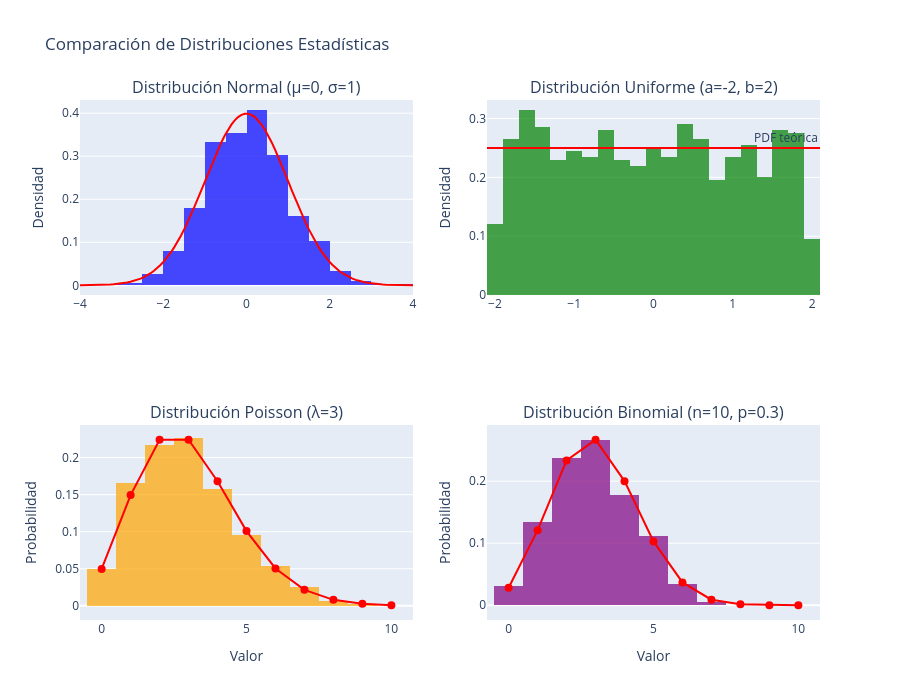

The notebook cell saved with this chart:
### Markdown cell above
### 4.3 Comparación de Distribuciones

### Code cell
# Crear datos sintéticos de diferentes distribuciones
n_samples = 1000

# Normal
normal_data = stats.norm.rvs(loc=0, scale=1, size=n_samples, random_state=42)

# Uniforme
uniform_data = stats.uniform.rvs(loc=-2, scale=4, size=n_samples, random_state=42)

# Poisson
poisson_data = stats.poisson.rvs(mu=3, size=n_samples, random_state=42)

# Binomial
binomial_data = stats.binom.rvs(n=10, p=0.3, size=n_samples, random_state=42)

# Visualización comparativa con Plotly
fig = make_subplots(rows=2, cols=2,
                    subplot_titles=('Distribución Normal (μ=0, σ=1)', 
                                  'Distribución Uniforme (a=-2, b=2)',
                                  'Distribución Poisson (λ=3)', 
                                  'Distribución Binomial (n=10, p=0.3)'))

# Normal
fig.add_trace(
    go.Histogram(x=normal_data, nbinsx=30, name='Datos', 
                 histnorm='probability density',
                 marker_color='blue', opacity=0.7),
    row=1, col=1
)
x_normal = np.linspace(-4, 4, 100)
fig.add_trace(
    go.Scatter(x=x_normal, y=stats.norm.pdf(x_normal, 0, 1),
               mode='lines', name='PDF teórica', line=dict(color='red', width=2)),
    row=1, col=1
)

# Uniforme
fig.add_trace(
    go.Histogram(x=uniform_data, nbinsx=30, name='Datos',
                 histnorm='probability density',
                 marker_color='green', opacity=0.7),
    row=1, col=2
)
fig.add_hline(y=0.25, line_color="red", line_width=2,
              annotation_text="PDF teórica", row=1, col=2)

# Poisson
fig.add_trace(
    go.Histogram(x=poisson_data, xbins=dict(start=-0.5, end=11.5, size=1),
                 name='Datos', histnorm='probability density',
                 marker_color='orange', opacity=0.7),
    row=2, col=1
)
x_poisson = np.arange(0, 11)
fig.add_trace(
    go.Scatter(x=x_poisson, y=stats.poisson.pmf(x_poisson, 3),
               mode='markers+lines', name='PMF teórica',
               line=dict(color='red', width=2),
               marker=dict(color='red', size=8)),
    row=2, col=1
)

# Binomial
fig.add_trace(
    go.Histogram(x=binomial_data, xbins=dict(start=-0.5, end=11.5, size=1),
                 name='Datos', histnorm='probability density',
                 marker_color='purple', opacity=0.7),
    row=2, col=2
)
x_binom = np.arange(0, 11)
fig.add_trace(
    go.Scatter(x=x_binom, y=stats.binom.pmf(x_binom, 10, 0.3),
               mode='markers+lines', name='PMF teórica',
               line=dict(color='red', width=2),
               marker=dict(color='red', size=8)),
    row=2, col=2
)

# Actualizar diseño
fig.update_xaxes(title_text="Valor", row=2, col=1)
fig.update_xaxes(title_text="Valor", row=2, col=2)
fig.update_yaxes(title_text="Densidad", row=1, col=1)
fig.update_yaxes(title_text="Densidad", row=1, col=2)
fig.update_yaxes(title_text="Probabilidad", row=2, col=1)
fig.update_yaxes(title_text="Probabilidad", row=2, col=2)

fig.update_layout(height=700, showlegend=False,
                  title_text="Comparación de Distribuciones Estadísticas")
fig.show()

### Figure 1 — Plotly figure (JSON) as saved in the notebook; plotly's stock layout.template omitted (floating-point values rounded to 4 significant figures; data arrays with more than 128 entries replaced by an {"elided": "..."} marker saying what was removed)
{"data": [{"histnorm": "probability density", "marker": {"color": "blue"}, "name": "Datos", "nbinsx": 30, "opacity": 0.7, "type": "histogram", "x": {"elided": "1000 float values"}, "xaxis": "x", "yaxis": "y"}, {"line": {"color": "red", "width": 2}, "mode": "lines", "name": "PDF teórica", "type": "scatter", "x": [-4.0, -3.919, -3.838, -3.758, -3.677, -3.596, -3.515, -3.434, -3.354, -3.273, -3.192, -3.111, -3.03, -2.949, -2.869, -2.788, -2.707, -2.626, -2.545, -2.465, -2.384, -2.303, -2.222, -2.141, -2.061, -1.98, -1.899, -1.818, -1.737, -1.657, -1.576, -1.495, -1.414, -1.333, -1.253, -1.172, -1.091, -1.01, -0.9293, -0.8485, -0.7677, -0.6869, -0.6061, -0.5253, -0.4444, -0.3636, -0.2828, -0.202, -0.1212, -0.0404, 0.0404, 0.1212, 0.202, 0.2828, 0.3636, 0.4444, 0.5253, 0.6061, 0.6869, 0.7677, 0.8485, 0.9293, 1.01, 1.091, 1.172, 1.253, 1.333, 1.414, 1.495, 1.576, 1.657, 1.737, 1.818, 1.899, 1.98, 2.061, 2.141, 2.222, 2.303, 2.384, 2.465, 2.545, 2.626, 2.707, 2.788, 2.869, 2.949, 3.03, 3.111, 3.192, 3.273, 3.354, 3.434, 3.515, 3.596, 3.677, 3.758, 3.838, 3.919, 4.0], "xaxis": "x", "y": [0.0001338, 0.0001843, 0.0002521, 0.0003427, 0.0004628, 0.0006209, 0.0008275, 0.001096, 0.001442, 0.001884, 0.002446, 0.003156, 0.004045, 0.00515, 0.006515, 0.008188, 0.01022, 0.01268, 0.01563, 0.01914, 0.02328, 0.02813, 0.03377, 0.04029, 0.04774, 0.05621, 0.06574, 0.0764, 0.0882, 0.1012, 0.1153, 0.1305, 0.1468, 0.164, 0.1821, 0.2008, 0.22, 0.2395, 0.2591, 0.2783, 0.2971, 0.3151, 0.332, 0.3475, 0.3614, 0.3734, 0.3833, 0.3909, 0.396, 0.3986, 0.3986, 0.396, 0.3909, 0.3833, 0.3734, 0.3614, 0.3475, 0.332, 0.3151, 0.2971, 0.2783, 0.2591, 0.2395, 0.22, 0.2008, 0.1821, 0.164, 0.1468, 0.1305, 0.1153, 0.1012, 0.0882, 0.0764, 0.06574, 0.05621, 0.04774, 0.04029, 0.03377, 0.02813, 0.02328, 0.01914, 0.01563, 0.01268, 0.01022, 0.008188, 0.006515, 0.00515, 0.004045, 0.003156, 0.002446, 0.001884, 0.001442, 0.001096, 0.0008275, 0.0006209, 0.0004628, 0.0003427, 0.0002521, 0.0001843, 0.0001338], "yaxis": "y"}, {"histnorm": "probability density", "marker": {"color": "green"}, "name": "Datos", "nbinsx": 30, "opacity": 0.7, "type": "histogram", "x": {"elided": "1000 float values"}, "xaxis": "x2", "yaxis": "y2"}, {"histnorm": "probability density", "marker": {"color": "orange"}, "name": "Datos", "opacity": 0.7, "type": "histogram", "x": {"elided": "1000 int values"}, "xaxis": "x3", "xbins": {"end": 11.5, "size": 1, "start": -0.5}, "yaxis": "y3"}, {"line": {"color": "red", "width": 2}, "marker": {"color": "red", "size": 8}, "mode": "markers+lines", "name": "PMF teórica", "type": "scatter", "x": [0, 1, 2, 3, 4, 5, 6, 7, 8, 9, 10], "xaxis": "x3", "y": [0.04979, 0.1494, 0.224, 0.224, 0.168, 0.1008, 0.05041, 0.0216, 0.008102, 0.002701, 0.0008102], "yaxis": "y3"}, {"histnorm": "probability density", "marker": {"color": "purple"}, "name": "Datos", "opacity": 0.7, "type": "histogram", "x": {"elided": "1000 int values"}, "xaxis": "x4", "xbins": {"end": 11.5, "size": 1, "start": -0.5}, "yaxis": "y4"}, {"line": {"color": "red", "width": 2}, "marker": {"color": "red", "size": 8}, "mode": "markers+lines", "name": "PMF teórica", "type": "scatter", "x": [0, 1, 2, 3, 4, 5, 6, 7, 8, 9, 10], "xaxis": "x4", "y": [0.02825, 0.1211, 0.2335, 0.2668, 0.2001, 0.1029, 0.03676, 0.009002, 0.001447, 0.0001378, 5.905e-06], "yaxis": "y4"}], "layout": {"annotations": [{"font": {"size": 16}, "showarrow": false, "text": "Distribución Normal (μ=0, σ=1)", "x": 0.225, "xanchor": "center", "xref": "paper", "y": 1, "yanchor": "bottom", "yref": "paper"}, {"font": {"size": 16}, "showarrow": false, "text": "Distribución Uniforme (a=-2, b=2)", "x": 0.775, "xanchor": "center", "xref": "paper", "y": 1, "yanchor": "bottom", "yref": "paper"}, {"font": {"size": 16}, "showarrow": false, "text": "Distribución Poisson (λ=3)", "x": 0.225, "xanchor": "center", "xref": "paper", "y": 0.375, "yanchor": "bottom", "yref": "paper"}, {"font": {"size": 16}, "showarrow": false, "text": "Distribución Binomial (n=10, p=0.3)", "x": 0.775, "xanchor": "center", "xref": "paper", "y": 0.375, "yanchor": "bottom", "yref": "paper"}, {"showarrow": false, "text": "PDF teórica", "x": 1, "xanchor": "right", "xref": "x2 domain", "y": 0.25, "yanchor": "bottom", "yref": "y2"}], "height": 700, "shapes": [{"line": {"color": "red", "width": 2}, "type": "line", "x0": 0, "x1": 1, "xref": "x2 domain", "y0": 0.25, "y1": 0.25, "yref": "y2"}], "showlegend": false, "title": {"text": "Comparación de Distribuciones Estadísticas"}, "xaxis": {"anchor": "y", "domain": [0, 0.45]}, "xaxis2": {"anchor": "y2", "domain": [0.55, 1]}, "xaxis3": {"anchor": "y3", "domain": [0, 0.45], "title": {"text": "Valor"}}, "xaxis4": {"anchor": "y4", "domain": [0.55, 1], "title": {"text": "Valor"}}, "yaxis": {"anchor": "x", "domain": [0.625, 1], "title": {"text": "Densidad"}}, "yaxis2": {"anchor": "x2", "domain": [0.625, 1], "title": {"text": "Densidad"}}, "yaxis3": {"anchor": "x3", "domain": [0, 0.375], "title": {"text": "Probabilidad"}}, "yaxis4": {"anchor": "x4", "domain": [0, 0.375], "title": {"text": "Probabilidad"}}}}
